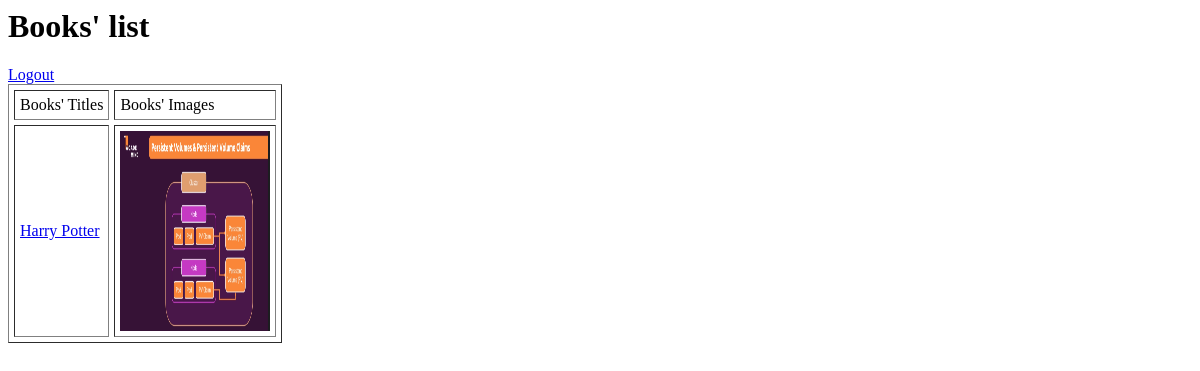
The app's page /books/list/ (signed in), older data.
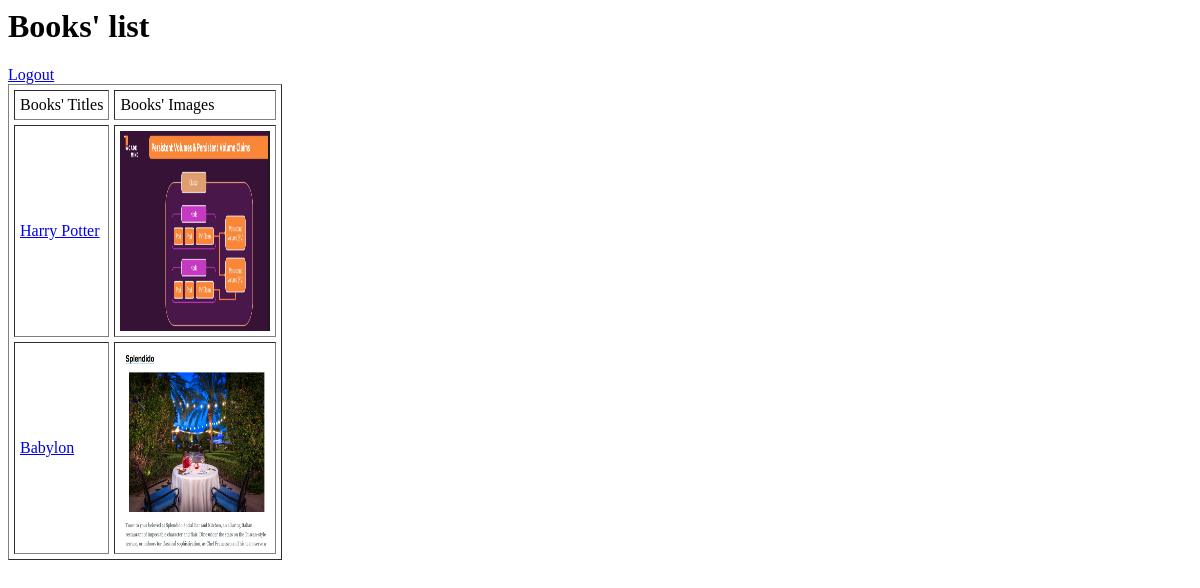
The same page, newer data.
### books/models.py (models this page shows, shortened)
class Book(models.Model):
    name = models.CharField(max_length=120)
    author_name = models.CharField(max_length=120)
    price = models.FloatField(help_text='in US dollars $')
    genre = models.CharField(max_length=12, choices=genre_choices, default='cl')
    book_type = models.CharField(max_length=12, choices=book_type_choices, default='hc')
    pic = models.ImageField(upload_to='books', default='no_picture.jpg')
    def get_absolute_url(self):
       return reverse ('books:detail', kwargs={'pk': self.pk})

### books/views.py (the view)
# urls.py: path('list/', BookListView.as_view(), name='list'),
class BookListView(LoginRequiredMixin, ListView):  #class-based view
   model = Book                         #specify model
   template_name = 'books/main.html'    #specify template

### books/templates/books/main.html
<h1>Books' list</h1>        {% comment%} HTML tag for heading  {% endcomment%}
<a href ="{%url 'logout' %}"> Logout </a>
<table border="1" cellpadding="5" cellspacing = "5">    {% comment%} start of table  {% endcomment%}
   <tr> {% comment%}  the <tr> tag adds a new row   {% endcomment%}
       <td>Books' Titles</td>   {% comment%} the <td> tag adds a column  {% endcomment%}       <td>Books' Images</td>
   </tr>
   {% for object in object_list %}  {% comment%} go through each element of books’ list {% endcomment%}
   <tr>
       <td><a href ="{{object.get_absolute_url}}"> {% comment%} add links to book names  {% endcomment%}
       {{object.name}}
       </a></td>
       <td><img src="{{object.pic.url}}" width="150" height="200" /></td>
   </tr>
   {% endfor %}
</table>

Row changes from the older to the newer data that the page shows:
added Book: name "Babylon", pic (picture)
